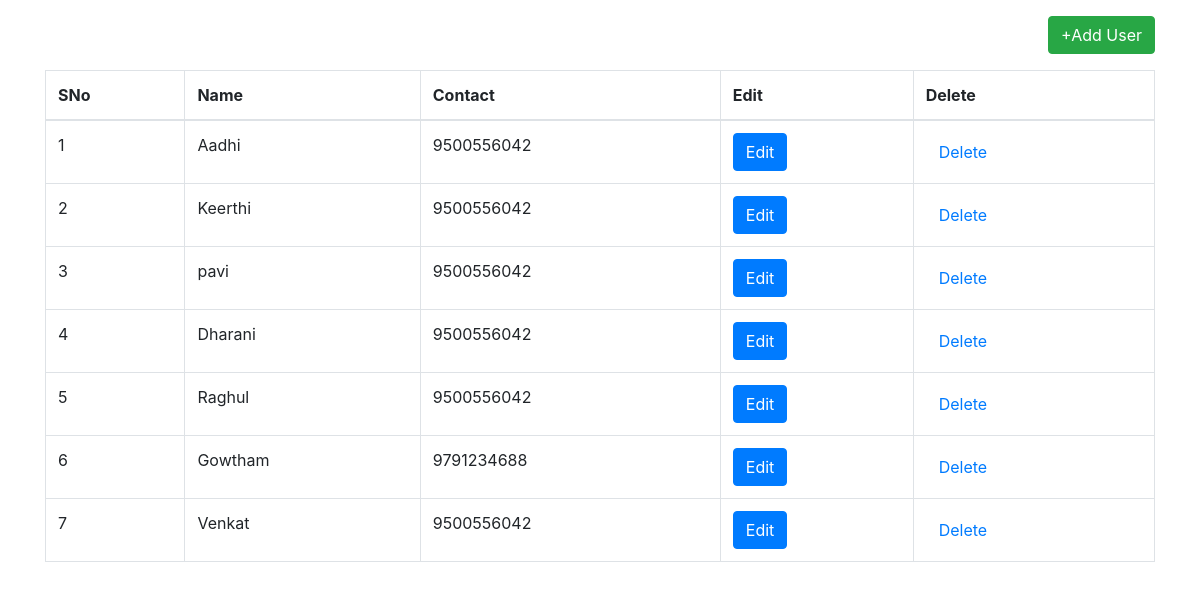
/index, run on the app's committed database.
### tables this page shows
CREATE TABLE "Users" (
	"UID"	INTEGER,
	"Uname"	TEXT,
	"Contact"	TEXT,
	PRIMARY KEY("UID" AUTOINCREMENT)
);

### main.py (the view)
@app.route("/")
@app.route("/index")
def index():
    con = sql.connect("DB_crud.db")
    con.row_factory=sql.Row
    cur=con.cursor()
    cur.execute("select * from Users")
    data=cur.fetchall()
    return render_template("index.html",datas=data)

### templates/index.html
{% extends 'layout.html' %}
{% block body %}
<p class ='text-right'><a href='{{url_for ("add_user")}}' class='btn btn-success' > +Add User </a></p>
<table class='table table-bordered'>
    <thead>
       <th>SNo</th>
       <th>Name</th>
       <th>Contact</th>
       <th>Edit</th>
       <th>Delete</th>
    </thead>
    <tbody>
     {% for row in datas %}
     <tr>
         <td>{{loop.index}}</td>
         <td>{{row.Uname}}</td>
         <td>{{row.Contact}}</td>
         <td><a href='{{url_for("edit_user",uid=row.UID)}}' class='btn btn-primary'>Edit</a> </td>
         <td><a href='{{url_for("delete_user",uid=row.UID)}}' class='btn btn-Danger' onclick='return confirm ("Are you sure")'>Delete</a> </td>
     </tr>
    {% endfor %}
    </tbody>
</table>
{% endblock %}

### templates/layout.html (shortened to what this page needs)
<!DOCTYPE html>
<html lang="en">
<head>
    <link rel="stylesheet" href="https://cdn.jsdelivr.net/npm/bootstrap@4.0.0/dist/css/bootstrap.min.css">
</head>
<body>
<div class='container pt-3'>
    {% block body %}
    {% endblock %}
</div>
</body>
</html>

### data on the page
Users: Uname "Aadhi", Contact "9500556042"
Users: Uname "Keerthi", Contact "9500556042"
Users: Uname "pavi", Contact "9500556042"
Users: Uname "Dharani", Contact "9500556042"
Users: Uname "Raghul", Contact "9500556042"
Users: Uname "Gowtham", Contact "9791234688"
Users: Uname "Venkat", Contact "9500556042"
